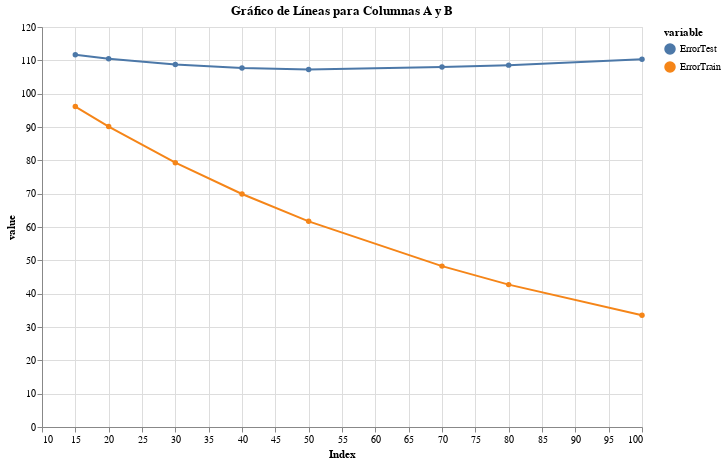

Source (notebook cell):
### Code cell
# Supongamos que tienes un DataFrame llamado 'df' con columnas "indice", "columna_A" y "columna_B"

# Convertir el DataFrame de pandas a un formato aceptado por Altair
df_altair = pd.melt(df_curve, id_vars=['Index'], value_vars=['ErrorTest', 'ErrorTrain'])

# Crear el gráfico de líneas divididas por color en Altair
line_chart = alt.Chart(df_altair).mark_line(point=True).encode(
    x='Index:Q',
    y='value:Q',
    color='variable:N'
).properties(
    width=600,
    height=400,
    title='Gráfico de Líneas para Columnas A y B'
)

# Mostrar el gráfico
line_chart

### Figure 1 — Vega-Lite specification as saved in the notebook (floating-point values rounded to 4 significant figures)
{"config": {"view": {"continuousWidth": 300, "continuousHeight": 300}}, "data": {"name": "data-b11fa5be07e351b22e2fb43d2986e4e3"}, "mark": {"type": "line", "point": true}, "encoding": {"color": {"field": "variable", "type": "nominal"}, "x": {"field": "Index", "type": "quantitative"}, "y": {"field": "value", "type": "quantitative"}}, "height": 400, "title": "Gráfico de Líneas para Columnas A y B", "width": 600, "$schema": "https://vega.github.io/schema/vega-lite/v5.14.1.json", "datasets": {"data-b11fa5be07e351b22e2fb43d2986e4e3": [{"Index": 15, "variable": "ErrorTest", "value": 111.7}, {"Index": 20, "variable": "ErrorTest", "value": 110.5}, {"Index": 30, "variable": "ErrorTest", "value": 108.8}, {"Index": 40, "variable": "ErrorTest", "value": 107.7}, {"Index": 50, "variable": "ErrorTest", "value": 107.3}, {"Index": 70, "variable": "ErrorTest", "value": 108.0}, {"Index": 80, "variable": "ErrorTest", "value": 108.6}, {"Index": 100, "variable": "ErrorTest", "value": 110.3}, {"Index": 15, "variable": "ErrorTrain", "value": 96.12}, {"Index": 20, "variable": "ErrorTrain", "value": 90.12}, {"Index": 30, "variable": "ErrorTrain", "value": 79.3}, {"Index": 40, "variable": "ErrorTrain", "value": 69.9}, {"Index": 50, "variable": "ErrorTrain", "value": 61.7}, {"Index": 70, "variable": "ErrorTrain", "value": 48.26}, {"Index": 80, "variable": "ErrorTrain", "value": 42.71}, {"Index": 100, "variable": "ErrorTrain", "value": 33.55}]}}
